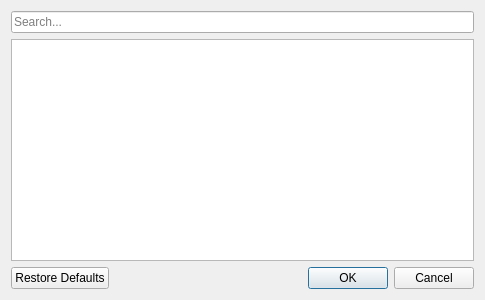
<?xml version="1.0" encoding="UTF-8"?>
<ui version="4.0">
 <class>ShortcutsDialog</class>
 <widget class="QDialog" name="ShortcutsDialog">
  <property name="windowModality">
   <enum>Qt::NonModal</enum>
  </property>
  <property name="geometry">
   <rect>
    <x>0</x>
    <y>0</y>
    <width>485</width>
    <height>300</height>
   </rect>
  </property>
  <property name="windowTitle">
   <string>Configure shortcuts</string>
  </property>
  <property name="modal">
   <bool>true</bool>
  </property>
  <layout class="QVBoxLayout" name="verticalLayout">
   <item>
    <widget class="QLineEdit" name="lineEdit">
     <property name="placeholderText">
      <string>Search...</string>
     </property>
     <property name="clearButtonEnabled">
      <bool>true</bool>
     </property>
    </widget>
   </item>
   <item>
    <widget class="QTableView" name="tableView">
     <property name="editTriggers">
      <set>QAbstractItemView::DoubleClicked</set>
     </property>
     <property name="alternatingRowColors">
      <bool>true</bool>
     </property>
     <property name="selectionMode">
      <enum>QAbstractItemView::NoSelection</enum>
     </property>
     <property name="showGrid">
      <bool>false</bool>
     </property>
     <property name="sortingEnabled">
      <bool>true</bool>
     </property>
     <attribute name="horizontalHeaderDefaultSectionSize">
      <number>200</number>
     </attribute>
     <attribute name="horizontalHeaderStretchLastSection">
      <bool>true</bool>
     </attribute>
     <attribute name="verticalHeaderVisible">
      <bool>false</bool>
     </attribute>
    </widget>
   </item>
   <item>
    <widget class="QDialogButtonBox" name="buttonBox">
     <property name="orientation">
      <enum>Qt::Horizontal</enum>
     </property>
     <property name="standardButtons">
      <set>QDialogButtonBox::Cancel|QDialogButtonBox::Ok|QDialogButtonBox::RestoreDefaults</set>
     </property>
    </widget>
   </item>
  </layout>
 </widget>
 <resources/>
 <connections/>
</ui>
